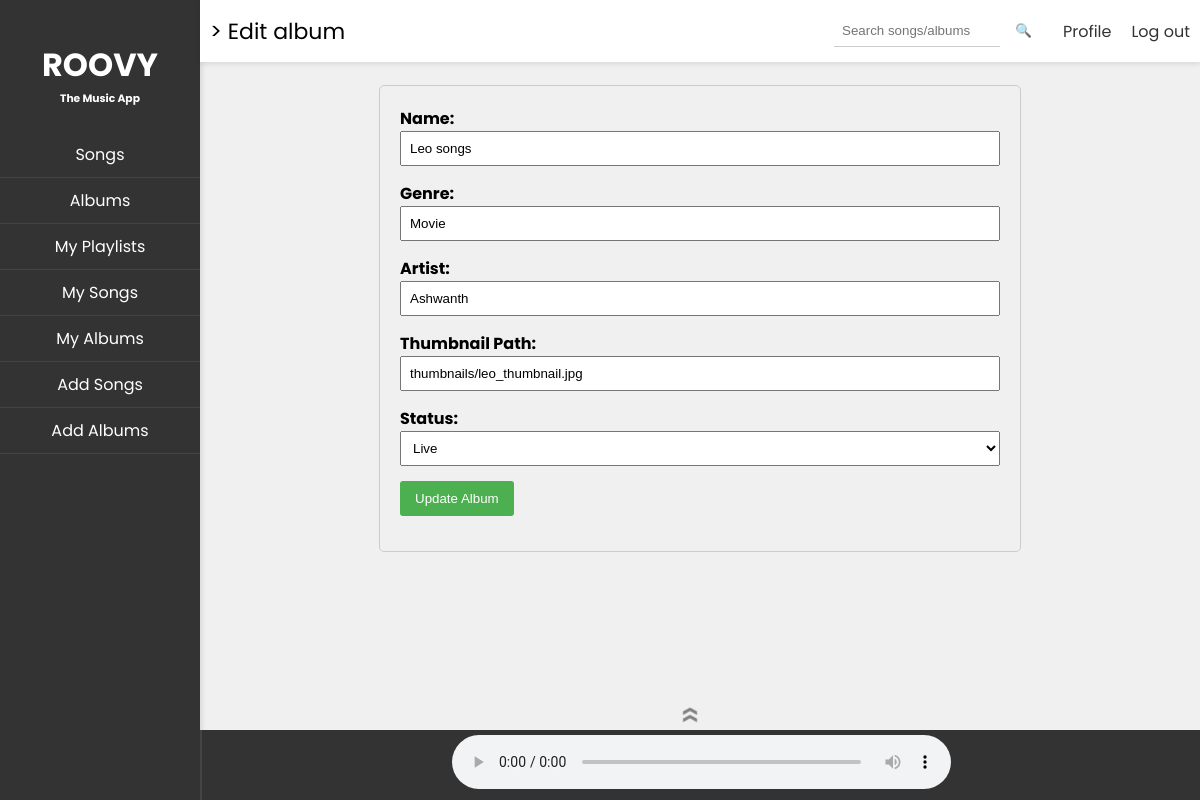
The page /edit_album/c80ef44b-1984-442c-a417-00c02f3f062a on the database its author committed.
### models.py (models this page shows)
class Album(Base):
    __tablename__ = 'ALBUM'
    album_id = Column(String, primary_key=True)
    name = Column(String, nullable=False)
    genre = Column(String, nullable=False)
    artist = Column(String, nullable=False)
    thumbnail_path = Column(String, nullable=False)
    status = Column(Enum('flagged', 'blocked', 'live', name='status_enum'))
    created_by = Column(String, nullable=False)
    created_on = Column(DateTime, nullable=False)
    songs = relationship("Song", back_populates="album")

### routes.py (the view, shortened to what this page needs)
@app.route('/edit_album/<string:album_id>', methods=['GET', 'POST'])
def editAlbum(album_id):
    try:
        album = getAlbumFromId(album_id)
        return creatorLandingPage("edit_album", request), 200
    except Exception as e:
        flash(f"An error occurred: {str(e)}", "error")
        return index(), 500

### landing_pages.py (called while the page is built)
def setNavElems(elems):
    global nav_elements
    nav_elements = elems

def edit_album(album):
    header_left = "> Edit album"
    content = render_template('edit_album.html', album=album)
    current_song = "Now Playing: None"
    return render_template('parent_frame.html', content=content, current_song=current_song, header_left=header_left,
                           nav_elements=nav_elements)

### util.py (called while the page is built)
def getAlbumFromId(album_id):
    return Album.query.get(album_id)

### templates/edit_album.html (shortened to what this page needs)
<div class="editAlbum">
    <form method="POST" action="{{ url_for('editAlbum', album_id=album.album_id) }}">
        <div>
            <label for="name">Name:</label>
            <input type="text" id="name" name="name" value="{{ album.name }}" required>
        </div>
        <div>
            <label for="genre">Genre:</label>
            <input type="text" id="genre" name="genre" value="{{ album.genre }}" required>
        </div>
        <div>
            <label for="artist">Artist:</label>
            <input type="text" id="artist" name="artist" value="{{ album.artist }}" required>
        </div>
        <div>
            <label for="thumbnail_path">Thumbnail Path:</label>
            <input type="text" id="thumbnail_path" name="thumbnail_path" value="{{ album.thumbnail_path }}" required>
        </div>
        <div>
            <label for="status">Status:</label>
            <select id="status" name="status" required>
                <option value="live" {% if album.status==
                'live' %}selected{% endif %}>Live</option>
            </select>
        </div>
        <div>
            <button type="submit">Update Album</button>
        </div>
    </form>
</div>

### static/parent_frame.css (style rules this page uses)
body { font-family: 'Poppins', sans-serif; margin: 0; padding: 0; overflow: hidden; background-color: #f0f0f0; }
.editAlbum { pointer-events:all; }
.editAlbum { max-width: 600px; margin: 0 auto; padding: 20px; border: 1px solid #ccc; border-radius: 5px; }
.editAlbum form { display: flex; flex-direction: column; }
.editAlbum div { margin-bottom: 15px; }
.editAlbum label { font-weight: bold; margin-bottom: 5px; }
.editAlbum input, .editAlbum select { width: 100%; padding: 8px; box-sizing: border-box; }
.editAlbum button { background-color: #4caf50; color: white; padding: 10px 15px; border: none; border-radius: 3px; cursor: pointer; }

### rows shown on the page
Album: name "Leo songs", genre "Movie", artist "Ashwanth", thumbnail_path "thumbnails/leo_thumbnail.jpg", status "Live"

### other values the page prints
{{ element.title }} "Songs" "Albums" "My Playlists" "My Songs" "My Albums" "Add Songs" "Add Albums"
{{ header_left }} "> Edit album"
